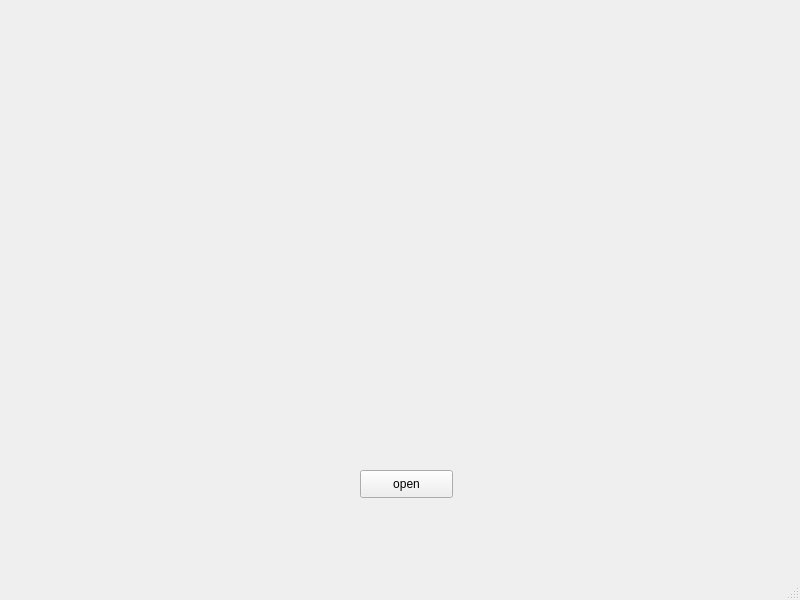
<?xml version="1.0" encoding="UTF-8"?>
<ui version="4.0">
 <class>MainWindow</class>
 <widget class="QMainWindow" name="MainWindow">
  <property name="geometry">
   <rect>
    <x>0</x>
    <y>0</y>
    <width>800</width>
    <height>600</height>
   </rect>
  </property>
  <property name="windowTitle">
   <string>MainWindow</string>
  </property>
  <widget class="QWidget" name="centralwidget">
   <widget class="QPushButton" name="pushButton">
    <property name="geometry">
     <rect>
      <x>360</x>
      <y>470</y>
      <width>93</width>
      <height>28</height>
     </rect>
    </property>
    <property name="text">
     <string>open</string>
    </property>
   </widget>
   <widget class="QWidget" name="verticalLayoutWidget">
    <property name="geometry">
     <rect>
      <x>640</x>
      <y>100</y>
      <width>141</width>
      <height>111</height>
     </rect>
    </property>
    <layout class="QVBoxLayout" name="verticalLayout"/>
   </widget>
  </widget>
  <widget class="QMenuBar" name="menubar">
   <property name="geometry">
    <rect>
     <x>0</x>
     <y>0</y>
     <width>800</width>
     <height>26</height>
    </rect>
   </property>
  </widget>
  <widget class="QStatusBar" name="statusbar"/>
 </widget>
 <resources/>
 <connections/>
</ui>
